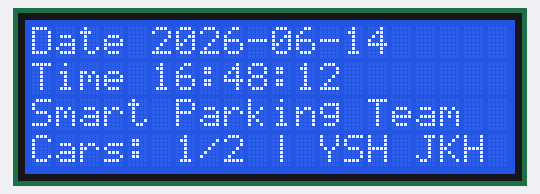
This sketch was run on a simulated Arduino Uno, built with avr-gcc and run on an emulated ATmega328P. Shown: 20×4 character LCD. What the sketch prints to the serial monitor is not drawn.

Above: at 0.2 s.
At 4.3 s:
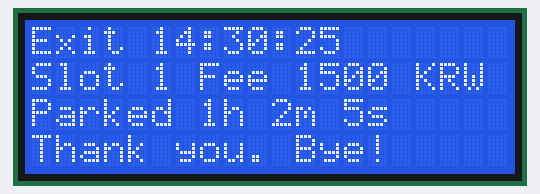

Measured:
- what the display in image 1 shows lasts 7.0 s, from 4.3 s to 11.3 s

The sketch:

uno3_exit_lcd_test.ino
```cpp
#include <Arduino.h>
#include <LiquidCrystal_I2C.h>
#include "parking_lcd_display.h"

const int EXIT_LCD_ADDRESS = 0x27;
const unsigned long STATUS_SHOW_TIME_MS = 4000;
const unsigned long FEE_SHOW_TIME_MS = 7000;

LiquidCrystal_I2C exitLcd(EXIT_LCD_ADDRESS, LCD_COLUMNS, LCD_ROWS);

unsigned long nextChangeAt = 0;
bool showingFee = false;

/**
 * 테스트용 기본 상태를 표시한다.
 * @returns {void} 반환값 없음
 */
void showStatusScreen() {
  showLcdMessage(
    exitLcd,
    "Date 2026-06-14",
    "Time 16:48:12",
    "Smart Parking Team",
    "Cars: 1/2 | YSH JKH"
  );
  Serial.println("Exit LCD status screen");
}

/**
 * 테스트용 요금 화면을 표시한다.
 * @returns {void} 반환값 없음
 */
void showFeeScreen() {
  showExitFee(exitLcd, 1, 1500, "14:30:25", 3725);
  Serial.println("Exit LCD fee screen");
}

/**
 * LCD 전환 시간을 갱신한다.
 * @param {unsigned long} durationMs - 유지할 시간
 * @returns {void} 반환값 없음
 */
void scheduleNextChange(unsigned long durationMs) {
  nextChangeAt = millis() + durationMs;
}

/**
 * 출력 화면을 바꾼다.
 * @returns {void} 반환값 없음
 */
void advanceScreen() {
  showingFee = !showingFee;

  if (showingFee) {
    showFeeScreen();
    scheduleNextChange(FEE_SHOW_TIME_MS);
    return;
  }

  showStatusScreen();
  scheduleNextChange(STATUS_SHOW_TIME_MS);
}

/**
 * 시리얼 안내를 출력한다.
 * @returns {void} 반환값 없음
 */
void printBanner() {
  Serial.println("=== Uno 3 Exit LCD Test Start ===");
  Serial.println("LCD: 0x27");
  Serial.println("Status and fee screens alternate every 7 seconds.");
}

/**
 * 테스트용 LCD를 초기화한다.
 * @returns {void} 반환값 없음
 */
void setup() {
  Serial.begin(9600);

  exitLcd.init();
  exitLcd.backlight();
  printBanner();
  showStatusScreen();
  scheduleNextChange(STATUS_SHOW_TIME_MS);
}

/**
 * LCD 화면을 순환한다.
 * @returns {void} 반환값 없음
 */
void loop() {
  if (millis() >= nextChangeAt) {
    advanceScreen();
  }

  delay(50);
}
```

parking_lcd_display.h
```cpp
#ifndef PARKING_LCD_DISPLAY_H
#define PARKING_LCD_DISPLAY_H

#include <Arduino.h>
#include <LiquidCrystal_I2C.h>

const int PARKING_TOTAL_SLOTS = 2;
const int LCD_COLUMNS = 20;
const int LCD_ROWS = 4;

/**
 * LCD에 표시할 문자열을 LCD 폭에 맞춘다.
 * @param {String} text - 출력할 문자열
 * @returns {String} LCD 폭으로 맞춘 문자열
 */
inline String fitLcdLine(String text) {
  if (text.length() > LCD_COLUMNS) {
    return text.substring(0, LCD_COLUMNS);
  }

  while (text.length() < LCD_COLUMNS) {
    text += " ";
  }

  return text;
}

/**
 * 지정한 LCD의 네 줄을 갱신한다.
 * @param {LiquidCrystal_I2C&} lcd - 대상 LCD
 * @param {String} firstLine - 첫 번째 줄
 * @param {String} secondLine - 두 번째 줄
 * @param {String} thirdLine - 세 번째 줄
 * @param {String} fourthLine - 네 번째 줄
 * @returns {void} 반환값 없음
 */
inline void showLcdMessage(
  LiquidCrystal_I2C& lcd,
  const String& firstLine,
  const String& secondLine,
  const String& thirdLine,
  const String& fourthLine
) {
  lcd.clear();
  lcd.setCursor(0, 0);
  lcd.print(fitLcdLine(firstLine));
  lcd.setCursor(0, 1);
  lcd.print(fitLcdLine(secondLine));
  lcd.setCursor(0, 2);
  lcd.print(fitLcdLine(thirdLine));
  lcd.setCursor(0, 3);
  lcd.print(fitLcdLine(fourthLine));
}

inline String formatParkedDuration(unsigned long parkedSeconds) {
  unsigned long hours = parkedSeconds / 3600;
  unsigned long minutes = (parkedSeconds % 3600) / 60;
  unsigned long seconds = parkedSeconds % 60;

  return "Parked " + String(hours) + "h " + String(minutes) + "m " + String(seconds) + "s";
}

/**
 * 출구 LCD에 주차 현황을 표시한다.
 * @param {LiquidCrystal_I2C&} lcd - 대상 LCD
 * @param {int} occupiedSlots - 현재 점유 칸 수
 * @param {int} totalSlots - 전체 칸 수
 * @returns {void} 반환값 없음
 */
inline void showParkingStatus(LiquidCrystal_I2C& lcd, int occupiedSlots, int totalSlots) {
  showLcdMessage(
    lcd,
    "Date / Time",
    "Waiting for data",
    "Smart Parking Team",
    "Cars: " + String(occupiedSlots) + "/" + String(totalSlots) + " | YSH JKH"
  );
}

/**
 * 출차 요금을 출구 LCD에 표시한다.
 * @param {LiquidCrystal_I2C&} lcd - 대상 LCD
 * @param {int} slotId - 주차칸 번호
 * @param {long} fee - 계산된 요금
 * @returns {void} 반환값 없음
 */
inline void showExitFee(
  LiquidCrystal_I2C& lcd,
  int slotId,
  long fee,
  const String& exitTime,
  unsigned long parkedSeconds
) {
  showLcdMessage(
    lcd,
    "Exit " + exitTime,
    "Slot " + String(slotId) + " Fee " + String(fee) + " KRW",
    formatParkedDuration(parkedSeconds),
    "Thank you. Bye!"
  );
}

#endif
```
